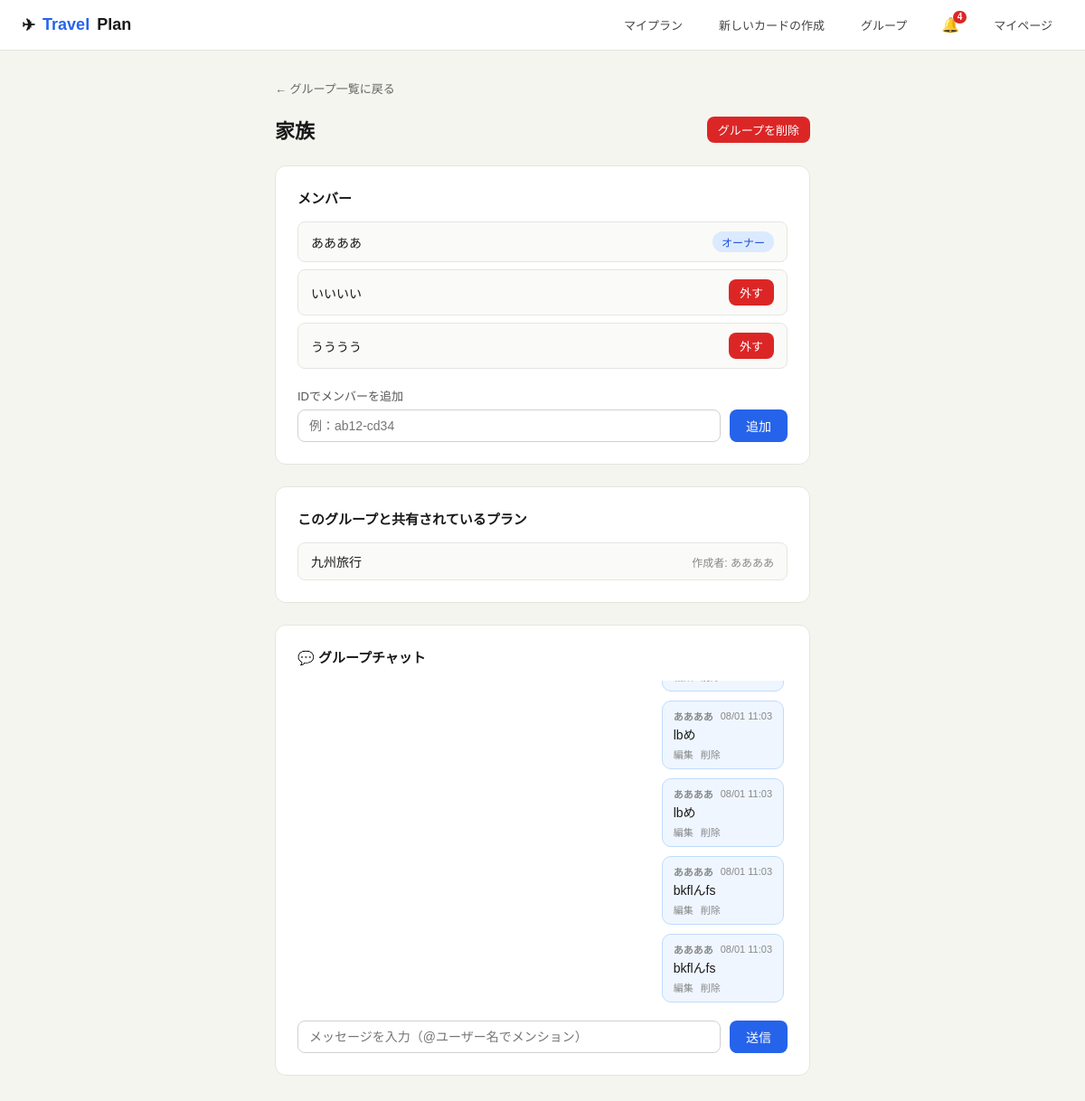
/groups/4/ (signed in), run on an earlier commit of the app's database.
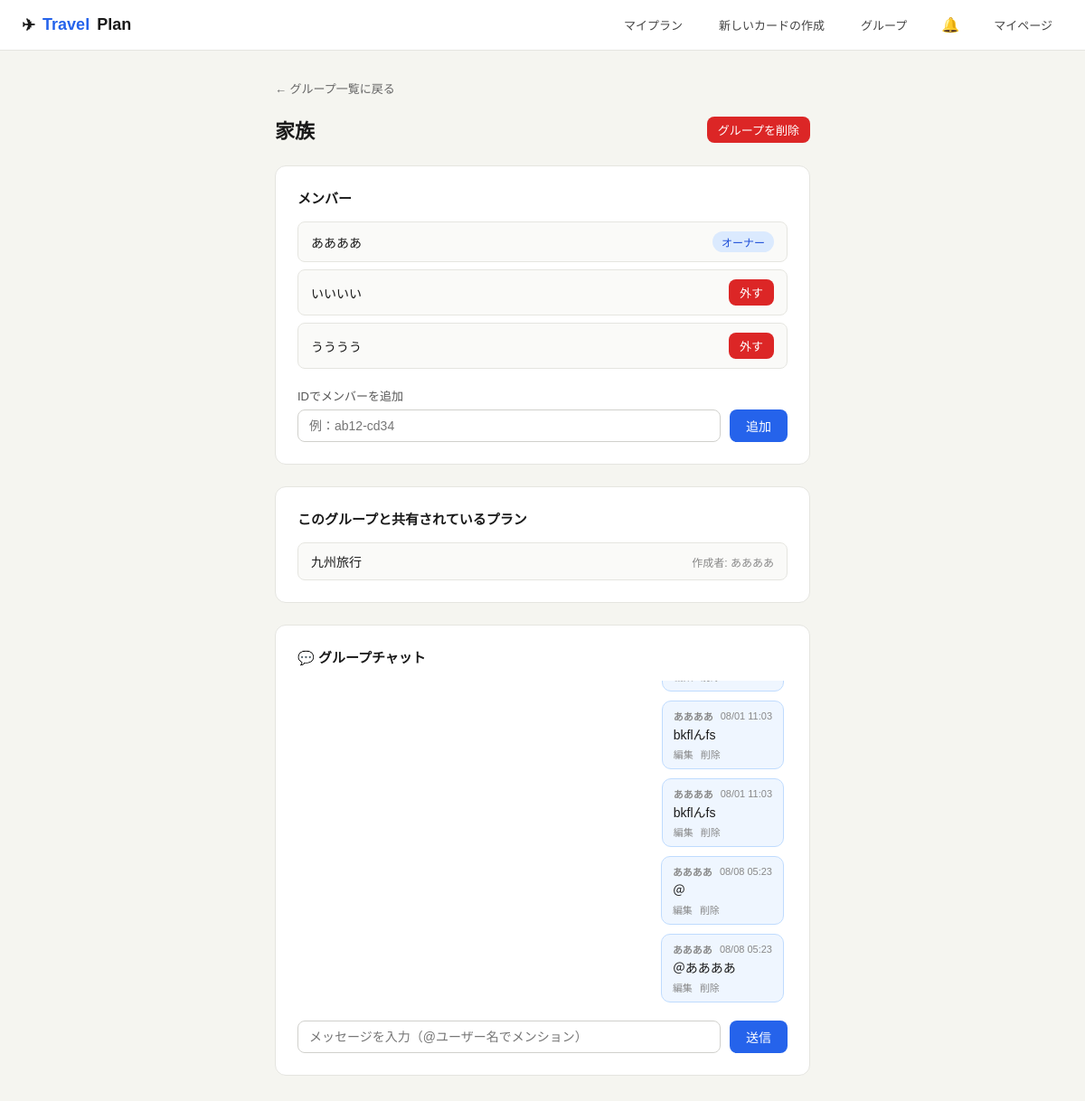
And on a later commit of the database.
### travel/models.py (models this page shows, shortened)
class TravelPlan(models.Model):
    user = models.ForeignKey(User, on_delete=models.CASCADE, related_name='plans')
    name = models.CharField(max_length=200)
    start_date = models.DateField(null=True, blank=True)
    end_date = models.DateField(null=True, blank=True)
    share_token = models.UUIDField(default=uuid.uuid4, editable=False, unique=True)
    group = models.ForeignKey(Group, on_delete=models.SET_NULL, null=True, blank=True, related_name='plans')
    participant_count = models.PositiveIntegerField(default=1)
    warikan_enabled = models.BooleanField(default=False)
    created_at = models.DateTimeField(auto_now_add=True)
    updated_at = models.DateTimeField(auto_now=True)
    class Meta:
        ordering = ['-created_at']

class GroupMessage(models.Model):
    group = models.ForeignKey(Group, on_delete=models.CASCADE, related_name='messages')
    user = models.ForeignKey(User, on_delete=models.CASCADE)
    text = models.TextField()
    mentions = models.ManyToManyField(User, related_name='chat_mentions', blank=True)
    edited_at = models.DateTimeField(null=True, blank=True)
    created_at = models.DateTimeField(auto_now_add=True)
    class Meta:
        ordering = ['created_at']

### travel/views.py (the view, shortened to what this page needs)
# urls.py: path('groups/<int:pk>/', views.group_detail, name='group_detail'),
@login_required
def group_detail(request, pk):
    group = get_object_or_404(Group, pk=pk)
    if not group.is_member(request.user):
        raise Http404
    is_owner = group.owner_id == request.user.id
    error = None
    chat_messages = list(group.messages.select_related('user'))
    member_usernames = _group_member_usernames(group)
    for m in chat_messages:
        m.html_text = _render_message_html(m.text, member_usernames)
    return render(request, 'travel/group_detail.html', {
        'group': group,
        'is_owner': is_owner,
        'error': error,
        'shared_plans': group.plans.all(),
        'chat_messages': chat_messages,
    })

### travel/models.py (called while the page is built)
    def is_member(self, user):
        return self.owner_id == user.id or self.members.filter(pk=user.id).exists()

### travel/views.py (called while the page is built)
def _group_member_usernames(group):
    return {group.owner.username} | set(group.members.values_list('username', flat=True))

def _render_message_html(text, member_usernames):
    escaped = escape(text)
    if not member_usernames:
        return mark_safe(escaped)
    tokens = sorted((escape(u) for u in member_usernames), key=len, reverse=True)
    pattern = re.compile('@(' + '|'.join(re.escape(t) for t in tokens) + ')')
    highlighted = pattern.sub(lambda m: f'<span class="mention">@{m.group(1)}</span>', escaped)
    return mark_safe(highlighted)

### travel/templates/travel/group_detail.html (shortened to what the changed rows need)
{% extends 'travel/base.html' %}
{% block content %}
<div class="container" style="max-width:640px">
  <div style="display:flex;align-items:center;justify-content:space-between;margin-bottom:24px">
    <h1 style="font-size:22px;font-weight:600">{{ group.name }}</h1>
  </div>
  <div class="card" style="margin-bottom:24px">
    <h2 style="font-size:15px;font-weight:600;margin-bottom:16px">メンバー</h2>
    <div style="display:flex;flex-direction:column;gap:8px;margin-bottom:{% if is_owner %}20px{% else %}0{% endif %}">
      {% for member in group.members.all %}
      <div style="display:flex;align-items:center;gap:10px;padding:10px 14px;border:1px solid #e5e5e0;border-radius:8px;background:#fafaf8">
        <span style="flex:1;font-size:14px;font-weight:500">{{ member.username }}</span>
        {% if is_owner %}
        <form method="post" action="/groups/{{ group.pk }}/remove-member/{{ member.pk }}/" style="margin:0">
          <button type="submit" class="btn btn-danger btn-sm" onclick="return confirm('{{ member.username }}をグループから外しますか？')">外す</button>
        </form>
        {% endif %}
      </div>
      {% endfor %}
    </div>
  </div>
  <div class="card">
    <h2 style="font-size:15px;font-weight:600;margin-bottom:16px">このグループと共有されているプラン</h2>
    {% if shared_plans %}
    <div style="display:flex;flex-direction:column;gap:8px">
      {% for plan in shared_plans %}
      <a href="/plan/{{ plan.pk }}/edit/" style="display:flex;align-items:center;gap:10px;padding:10px 14px;border:1px solid #e5e5e0;border-radius:8px;background:#fafaf8;color:inherit">
        <span style="flex:1;font-size:14px;font-weight:500">{{ plan.name }}</span>
        <span style="font-size:12px;color:#888">作成者: {{ plan.user.username }}</span>
      </a>
      {% endfor %}
    </div>
    {% else %}
    <div style="text-align:center;padding:24px;color:#aaa;font-size:13px">まだ共有されているプランはありません。<br>プラン編集画面の「グループ」欄からこのグループを選ぶと共有されます。</div>
    {% endif %}
  </div>
  <div class="card" style="margin-top:24px">
    <h2 style="font-size:15px;font-weight:600;margin-bottom:16px">💬 グループチャット</h2>
    <div class="chat-log" id="chat-log">
      {% for msg in chat_messages %}
      <div class="chat-message {% if msg.user == user %}mine{% endif %}" data-msg-id="{{ msg.pk }}">
        <div class="chat-message-meta">
          <strong>{{ msg.user.username }}</strong>
          <span>{{ msg.created_at|date:"m/d H:i" }}</span>
        </div>
        <div class="chat-message-text" id="chat-text-{{ msg.pk }}">{{ msg.html_text }}</div>
        {% if msg.user == user %}
        <div class="chat-message-actions">
          <button type="button" onclick="startEditMessage({{ msg.pk }})">編集</button>
          <button type="button" onclick="deleteMessage({{ group.pk }}, {{ msg.pk }})">削除</button>
        </div>
        {% endif %}
      </div>
      {% empty %}
      <div style="text-align:center;padding:24px;color:#aaa;font-size:13px">まだメッセージがありません</div>
      {% endfor %}
    </div>
  </div>
</div>
{% endblock %}

What changed in the data, as far as the page shows it:
no longer on this page (row unchanged): GroupMessage: user.username "ああああ", created_at "08/01 11:03", html_text "lbめ"
no longer on this page (row unchanged): GroupMessage: user.username "ああああ", created_at "08/01 11:03", html_text "lbめ"
added GroupMessage: user.username "ああああ", created_at "08/08 05:23", html_text "＠"
added GroupMessage: user.username "ああああ", created_at "08/08 05:23", html_text "＠ああああ"
Also different on the page:
{{ unread_notification_count }}: "4" → (not shown)
